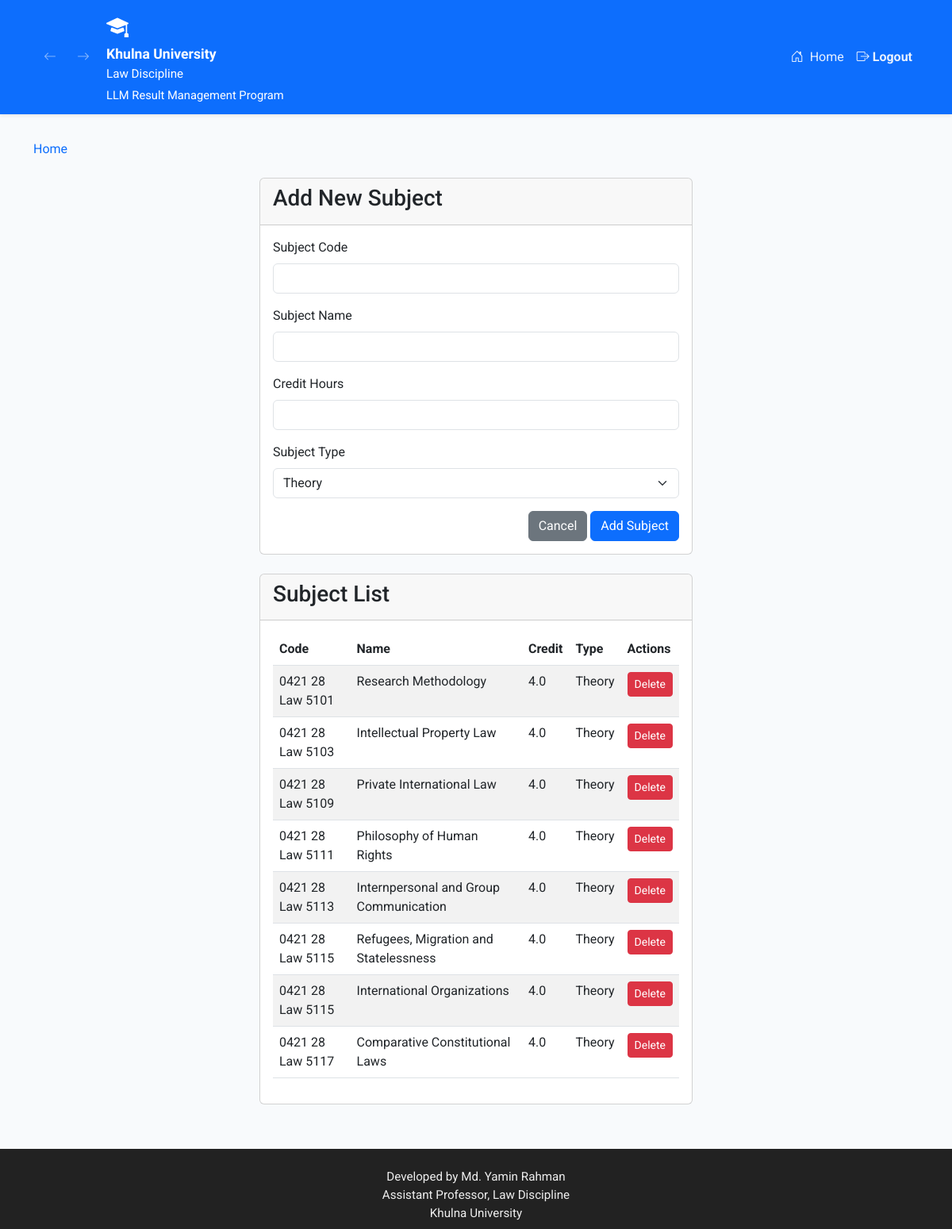
Page /add_subject/1 (signed in) on the committed database.
### models/models.py (models this page shows)
class Subject(db.Model):
    id = db.Column(db.Integer, primary_key=True)
    code = db.Column(db.String(50), nullable=False)
    name = db.Column(db.String(100), nullable=False)
    credit = db.Column(db.Float, nullable=False)
    subject_type = db.Column(db.String(20), nullable=False)  # Theory/Dissertation
    dissertation_type = db.Column(db.String(20), nullable=True)  # For dissertation subjects
    has_retake = db.Column(db.Boolean, default=False)
    session_id = db.Column(db.Integer, db.ForeignKey('session.id'), nullable=False)
    created_at = db.Column(db.DateTime, default=datetime.utcnow)
    marks = db.relationship('Mark', backref='subject', lazy=True)

### app.py (the view, shortened to what this page needs)
@app.route('/add_subject/<int:session_id>', methods=['GET', 'POST'])
def add_subject(session_id):
    subjects = Subject.query.filter_by(session_id=session_id).all()
    return render_template('add_subject.html', session_id=session_id, subjects=subjects)

### app.py (called while the page is built)
@app.before_request
def require_login():
    allowed_routes = ['login', 'register', 'forgot_password', 'static']
    endpoint = request.endpoint
    if endpoint is None:
        return  # No endpoint, do nothing
    if endpoint not in allowed_routes and not endpoint.startswith('static'):
        if 'user_id' not in session:
            return redirect(url_for('login'))

### templates/add_subject.html (shortened to what this page needs)
{% extends "base.html" %}
{% block content %}
<div class="row">
    <div class="col-md-6 offset-md-3">
        <div class="card">
            <div class="card-header">
                <h3 class="card-title">Add New Subject</h3>
            </div>
            <div class="card-body">
                <form method="POST">
                    <div class="mb-3">
                        <label for="code" class="form-label">Subject Code</label>
                        <input type="text" class="form-control" id="code" name="code" required>
                    </div>
                    <div class="mb-3">
                        <label for="name" class="form-label">Subject Name</label>
                        <input type="text" class="form-control" id="name" name="name" required>
                    </div>
                    <div class="mb-3">
                        <label for="credit" class="form-label">Credit Hours</label>
                        <input type="number" step="0.5" class="form-control" id="credit" name="credit" required>
                    </div>
                    <div class="mb-3">
                        <label for="subject_type" class="form-label">Subject Type</label>
                        <select class="form-select" id="subject_type" name="subject_type" required>
                            <option value="Theory">Theory</option>
                        </select>
                    </div>
                    <div class="text-end">
                        <a href="{{ url_for('index') }}" class="btn btn-secondary">Cancel</a>
                        <button type="submit" class="btn btn-primary">Add Subject</button>
                    </div>
                </form>
            </div>
        </div>
        <div class="card mt-4">
            <div class="card-header">
                <h3 class="card-title">Subject List</h3>
            </div>
            <div class="card-body">
                {% if subjects %}
                <div class="table-responsive">
                    <table class="table table-striped">
                        <thead>
                            <tr>
                                <th>Code</th>
                                <th>Name</th>
                                <th>Credit</th>
                                <th>Type</th>
                                <th>Actions</th>
                            </tr>
                        </thead>
                        <tbody>
                            {% for subject in subjects %}
                            <tr>
                                <td>{{ subject.code }}</td>
                                <td>{{ subject.name }}</td>
                                <td>{{ subject.credit }}</td>
                                <td>{{ subject.subject_type }}{% if subject.subject_type == 'Dissertation' %} ({{ subject.dissertation_type }}){% endif %}</td>
                                <td>
                                    <form method="POST" action="{{ url_for('delete_subject', subject_id=subject.id) }}" style="display:inline-block;" onsubmit="return confirm('Are you sure you want to delete this subject?');">
                                        <button type="submit" class="btn btn-sm btn-danger">Delete</button>
                                    </form>
                                </td>
                            </tr>
                            {% endfor %}
                        </tbody>
                    </table>
                </div>
                {% else %}
                <div class="alert alert-info">No subjects found for this session.</div>
                {% endif %}
            </div>
        </div>
    </div>
</div>
{% endblock %}

### templates/base.html (style rules this page uses)
body { background: #f8fafc; font-family: 'Roboto', Arial, sans-serif; }

### rows in the picture
Subject: code "0421 28 Law 5101", name "Research Methodology", credit "4.0", subject_type "Theory"
Subject: code "0421 28 Law 5103", name "Intellectual Property Law", credit "4.0", subject_type "Theory"
Subject: code "0421 28 Law 5109", name "Private International Law", credit "4.0", subject_type "Theory"
Subject: code "0421 28 Law 5111", name "Philosophy of Human Rights", credit "4.0", subject_type "Theory"
Subject: code "0421 28 Law 5113", name "Internpersonal and Group Communication", credit "4.0", subject_type "Theory"
Subject: code "0421 28 Law 5115", name "Refugees, Migration and Statelessness", credit "4.0", subject_type "Theory"
Subject: code "0421 28 Law 5115", name "International Organizations", credit "4.0", subject_type "Theory"
Subject: code "0421 28 Law 5117", name "Comparative Constitutional Laws", credit "4.0", subject_type "Theory"
